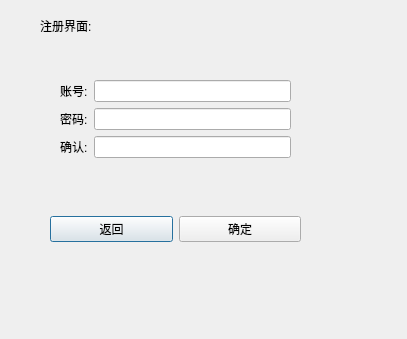
<?xml version="1.0" encoding="UTF-8"?>
<ui version="4.0">
 <class>Register</class>
 <widget class="QDialog" name="Register">
  <property name="geometry">
   <rect>
    <x>0</x>
    <y>0</y>
    <width>407</width>
    <height>339</height>
   </rect>
  </property>
  <property name="windowTitle">
   <string>Dialog</string>
  </property>
  <widget class="QWidget" name="formLayoutWidget">
   <property name="geometry">
    <rect>
     <x>60</x>
     <y>80</y>
     <width>231</width>
     <height>101</height>
    </rect>
   </property>
   <layout class="QFormLayout" name="formLayout">
    <item row="0" column="0">
     <widget class="QLabel" name="Label">
      <property name="text">
       <string>账号:</string>
      </property>
     </widget>
    </item>
    <item row="0" column="1">
     <widget class="QLineEdit" name="LineEdit"/>
    </item>
    <item row="1" column="0">
     <widget class="QLabel" name="Label_2">
      <property name="text">
       <string>密码:</string>
      </property>
     </widget>
    </item>
    <item row="1" column="1">
     <widget class="QLineEdit" name="LineEdit_2"/>
    </item>
    <item row="2" column="0">
     <widget class="QLabel" name="Label_3">
      <property name="text">
       <string>确认:</string>
      </property>
     </widget>
    </item>
    <item row="2" column="1">
     <widget class="QLineEdit" name="LineEdit_3"/>
    </item>
   </layout>
  </widget>
  <widget class="QLabel" name="label">
   <property name="geometry">
    <rect>
     <x>40</x>
     <y>20</y>
     <width>54</width>
     <height>12</height>
    </rect>
   </property>
   <property name="text">
    <string>注册界面:</string>
   </property>
  </widget>
  <widget class="QWidget" name="horizontalLayoutWidget">
   <property name="geometry">
    <rect>
     <x>50</x>
     <y>199</y>
     <width>251</width>
     <height>61</height>
    </rect>
   </property>
   <layout class="QHBoxLayout" name="horizontalLayout">
    <item>
     <widget class="QPushButton" name="pushButton">
      <property name="text">
       <string>返回</string>
      </property>
     </widget>
    </item>
    <item>
     <widget class="QPushButton" name="YesButton_2">
      <property name="text">
       <string>确定</string>
      </property>
     </widget>
    </item>
   </layout>
  </widget>
 </widget>
 <resources/>
 <connections/>
</ui>
